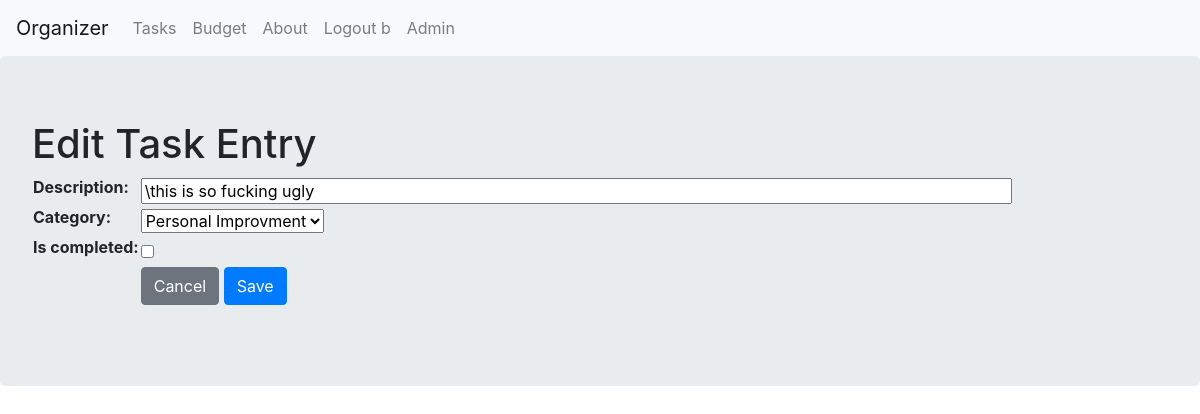
Page /tasks/edit/2/ (signed in) on the committed database.
### tasks/models.py (models this page shows)
class Task(models.Model):
    user = models.ForeignKey(User, on_delete=models.CASCADE)
    description = models.CharField(max_length=128)
    category = models.ForeignKey(TaskCategory, on_delete=models.CASCADE)
    is_completed = models.BooleanField(default=False)

class TaskCategory(models.Model):
    category = models.CharField(max_length=128)
    def __str__(self):
        return self.category

### tasks/views.py (the view, shortened to what this page needs)
# urls.py: path('tasks/edit/<int:id>/', task_views.edit),
@login_required(login_url='/login/')
def edit(request, id):
    if (request.method == "GET"):
        taskEntry = Task.objects.get(id=id)
        form = TaskEntryForm(instance=taskEntry)
        context = { 'form_data': form }
        return render(request, 'tasks/edit.html', context)

### tasks/forms.py
class TaskEntryForm(forms.ModelForm):
    description = forms.CharField(widget=forms.TextInput(attrs={'size': '80'}))
    category = forms.ModelChoiceField(queryset=TaskCategory.objects.all())
    is_completed = forms.BooleanField(required=False)
    class Meta():
        model = Task
        fields = ('description', 'category', 'is_completed')

### templates/tasks/edit.html (shortened to what this page needs)
<html>
    <head>
        {% include "tasks/bootstrap.html" %}
    </head>
    <body>
        {% include "nav.html" %}
        <div class="jumbotron">
            <h1>Edit Task Entry</h1>
            <form method="POST">
                <table>
                    {{ form_data.as_table }}
                    <tr>
                        <td></td>
                        <td>
                            <a href="/main_tasks/" class="btn btn-secondary">Cancel</a>
                            <input type="submit" class="btn btn-primary" name="edit" value="Save">
                        </td>
                    </tr>
                </table>
            </form>
        </div>
    </body>
</html>

### templates/nav.html
<nav class="navbar navbar-expand-lg navbar-light bg-light">
  <a class="navbar-brand" href="/">Organizer</a>
  <div class="collapse navbar-collapse" id="navbarSupportedContent">
    <ul class="navbar-nav mr-auto">
      <li class="nav-item">
        <a class="nav-link" href="/main_tasks/">Tasks</a>
      </li>
      <li class="nav-item">
        <a class="nav-link" href="/main_budget/">Budget</a>
      </li>
      <li class="nav-item">
        <a class="nav-link" href="/about/">About</a>
      </li>
      {% if user.is_authenticated %}
        <li>
          <a class="nav-link" href="/logout/">Logout {{user.username}}</a>
        </li>
      {% else %}
        <li>
          <a class="nav-link" href="/login/">Login</a>
        </li>
      {% endif %}
      <li class="nav-item">
        <a class="nav-link" href="/admin" target="_blank">Admin</a>
      </li>
    </div>
  </nav>

### rows in the picture
Task: description "\\this is so fucking ugly"
TaskCategory: category "Personal Improvment"

### other values in the picture
{{ user.username }} "b"
